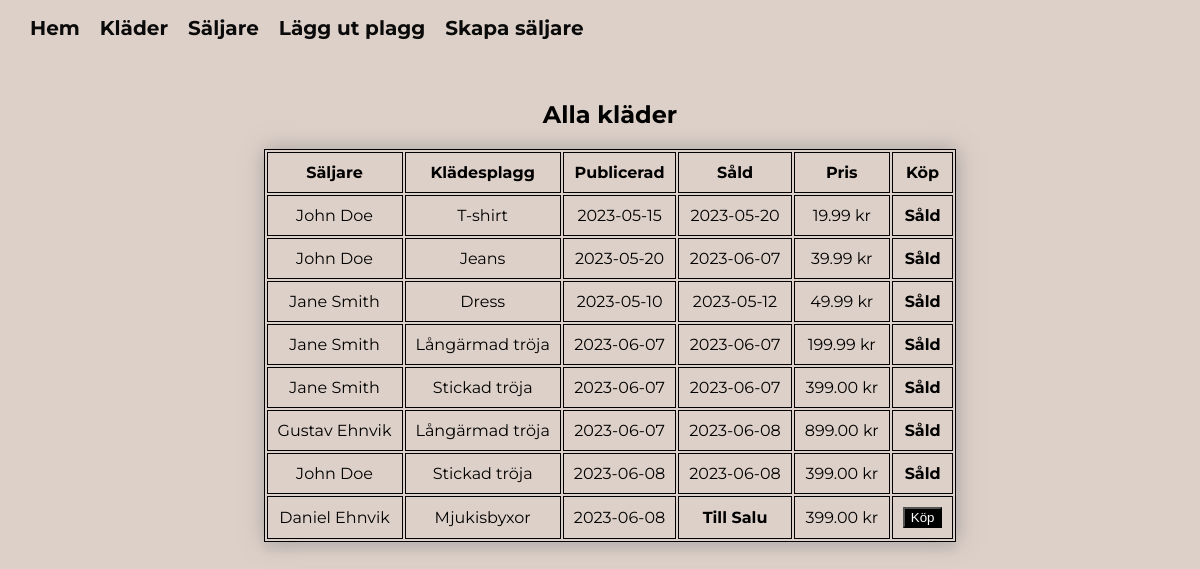
The page /clothes.php on the database its author committed.
### tables this page shows
CREATE TABLE `clothes` (
  `ID` int(11) NOT NULL,
  `Name` varchar(255) DEFAULT NULL,
  `SubmissionDate` date DEFAULT NULL,
  `Sold` tinyint(1) DEFAULT 0,
  `SoldDate` date DEFAULT NULL,
  `Price` decimal(10,2) DEFAULT NULL,
  `Seller_ID` int(11) DEFAULT NULL
);

CREATE TABLE `sellers` (
  `ID` int(11) NOT NULL,
  `FirstName` varchar(255) DEFAULT NULL,
  `LastName` varchar(255) DEFAULT NULL
);

### classes/db.php (called while the page is built, shortened)
<?php
class DB
{
    public function __construct(PDO $pdo)
    {
        $this->pdo = $pdo;
    }
}

### classes/clothes-model.php (called while the page is built, shortened)
<?php
require_once "db.php";
class ClothesModel extends DB
{
    public function getAllClothesWithSeller(): array
    {
        $sql = "SELECT sellers.*, clothes.*
        FROM clothes
        JOIN sellers ON sellers.ID = clothes.Seller_ID;";
        $stmt = $this->pdo->prepare($sql);
        $stmt->execute();
        return $stmt->fetchAll(PDO::FETCH_ASSOC);
    }
}

### classes/clothes-view.php (the view)
<?php
class ClothesView
{
    public function renderAllClothes(array $clothes): void
    {
        echo "<div class='all-sellers-container'>";
        echo "<table class='table-container'>";
?>
        <tr>
            <th>Säljare</th>
            <th>Klädesplagg</th>
            <th>Publicerad</th>
            <th>Såld</th>
            <th>Pris</th>
            <th>Köp</th>
        </tr>
<?php
        foreach ($clothes as $clothing) {
            $firstName = $clothing["FirstName"];
            $lastName = $clothing["LastName"];
            $clothingName = $clothing["Name"];
            $published = $clothing["SubmissionDate"];
            $soldDate = $clothing["SoldDate"];
            $sold = $clothing["Sold"];
            $price = $clothing["Price"];
            $clothingId = $clothing["ID"];
            echo "<tr>";
            echo "<td>$firstName $lastName</td>";
            echo "<td>$clothingName</td>";
            echo "<td>$published</td>";
            if ($soldDate == false) {
                echo "<td><strong>Till Salu</strong></td>";
            } else {
                echo "<td>$soldDate</td>";
            }
            echo "<td>$price kr</td>";
            if ($sold == false) {
                echo "<td><form method='POST' action='./form-handlers/buy-clothes-form.php'>
            <input type='hidden' name='clothing_id' value='$clothingId'>
            <input class='buy-button' type='submit' value='Köp'>
        </form></td>";
            } else {
                echo "<td><strong>Såld</strong></td>";
            }
            echo "</tr>";
        }
        echo "</table>";
        echo "</div>";
    }
}

### partials/header.php (shortened to what this page needs)
<!DOCTYPE html>
<html lang="en">
<head>
    <link rel="stylesheet" href="style/style.css">
</head>
<body>

### partials/nav.php (shortened to what this page needs)
<nav class="hamburger-menu">
    <ul class="menu__box">
        <li><a class="menu__item" href="index.php">Hem</a></li>
        <li><a class="menu__item" href="clothes.php">Kläder</a></li>
        <li><a class="menu__item" href="all-sellers.php">Säljare</a></li>
        <li><a class="menu__item" href="add-clothes.php">Lägg ut plagg</a></li>
        <li><a class="menu__item" href="add-seller.php">Skapa säljare</a></li>
    </ul>
</nav>

### clothes.php
<?php
include "./classes/clothes-model.php";
include "./classes/clothes-view.php";
$pdo = require 'partials/connect.php';
$clothesView = new ClothesView();
$clothesModel = new ClothesModel($pdo);
$clothes = $clothesModel->getAllClothesWithSeller();
include "./partials/header.php";
include "./partials/nav.php";
?>
<main class="container">
    <h2>Alla kläder</h2>
    <?php $clothesView->renderAllClothes($clothes) ?>
</main>
<?php
include "./partials/footer.php";

### partials/footer.php
</body>
</html>

### style/style.css (style rules this page uses)
body { font-family: montserrat, sans-serif; margin: 0 auto; background-color: #ddd0c8; }
@media screen and (min-width: 768px) { nav ul { display: flex; flex-direction: row; justify-content: start; margin-right: 15px; } }
@media screen and (min-width: 768px) { .menu__box { padding-left: 20px; } }
@media screen and (min-width: 768px) { nav ul li { list-style: none; margin: 0px 10px; } }
@media screen and (min-width: 768px) { nav ul li a { text-decoration: none; color: #0a0a0a; font-size: 20px; font-weight: 700; transition: all 0.2s ease-in-out; } }
@media screen and (min-width: 768px) { .container { width: 100%; margin-top: 60px; padding: 0px 10px; } }
@media screen and (min-width: 768px) { h1, h2, h3, h4 { text-align: center; } }
@media screen and (min-width: 768px) { .all-sellers-container { display: flex; justify-content: center; align-items: center; width: 100%; } }
@media screen and (min-width: 768px) { table, th, td { border: 1px solid black; text-align: center; } }
@media screen and (min-width: 768px) { th, td { padding: 10px; } }
@media screen and (min-width: 768px) { table { box-shadow: 1px 0px 20px rgba(151, 149, 149, 0.8), 0px 10px 5px rgba(151, 149, 149, 0.1); } }
@media screen and (min-width: 768px) { .buy-button { background-color: black; color: white; font-weight: 400; cursor: pointer; transition: all 0.2s ease-in-out; } }

### rows shown on the page
clothes: Seller_ID.FirstName "John", Seller_ID.LastName "Doe", Name "T-shirt", SubmissionDate "2023-05-15", SoldDate "2023-05-20", Price "19.99", Sold "Såld"
clothes: Seller_ID.FirstName "John", Seller_ID.LastName "Doe", Name "Jeans", SubmissionDate "2023-05-20", SoldDate "2023-06-07", Price "39.99", Sold "Såld"
clothes: Seller_ID.FirstName "Jane", Seller_ID.LastName "Smith", Name "Dress", SubmissionDate "2023-05-10", SoldDate "2023-05-12", Price "49.99", Sold "Såld"
clothes: Seller_ID.FirstName "Jane", Seller_ID.LastName "Smith", Name "Långärmad tröja", SubmissionDate "2023-06-07", SoldDate "2023-06-07", Price "199.99", Sold "Såld"
clothes: Seller_ID.FirstName "Jane", Seller_ID.LastName "Smith", Name "Stickad tröja", SubmissionDate "2023-06-07", SoldDate "2023-06-07", Price "399.00", Sold "Såld"
clothes: Seller_ID.FirstName "Gustav", Seller_ID.LastName "Ehnvik", Name "Långärmad tröja", SubmissionDate "2023-06-07", SoldDate "2023-06-08", Price "899.00", Sold "Såld"
clothes: Seller_ID.FirstName "John", Seller_ID.LastName "Doe", Name "Stickad tröja", SubmissionDate "2023-06-08", SoldDate "2023-06-08", Price "399.00", Sold "Såld"
clothes: Seller_ID.FirstName "Daniel", Seller_ID.LastName "Ehnvik", Name "Mjukisbyxor", SubmissionDate "2023-06-08", shows "Till Salu", Price "399.00"
